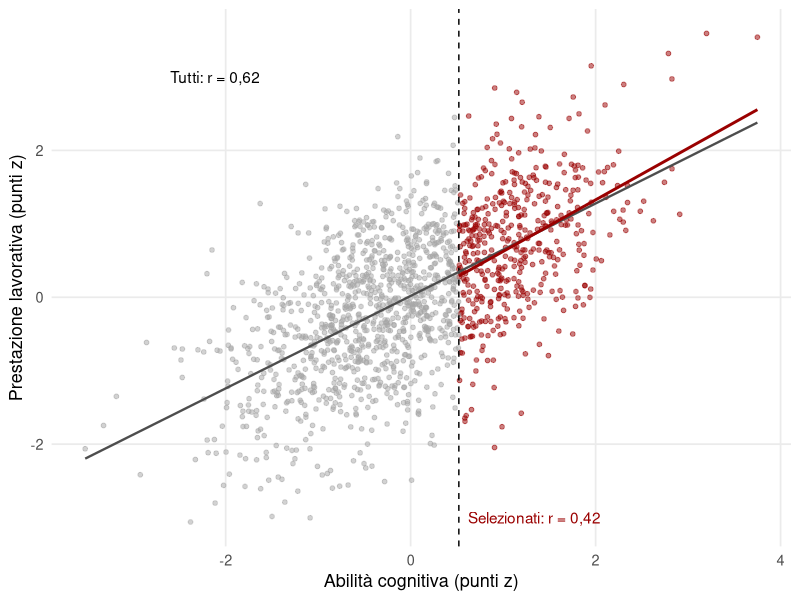

Reproduce this figure in R.
## ---- chunk 1
#| label: setup
library(ggplot2)
rosso = "#9A0000"
virgola = function(x, d = 2) formatC(x, format = "f", digits = d, decimal.mark = ",")
tema = theme_minimal(base_size = 13) +
  theme(panel.grid.minor = element_blank())
## ---- chunk 2
#| label: fig-range
#| fig-cap: "Restrizione del range in dati simulati. Nella popolazione completa la correlazione fra abilità e prestazione è circa 0,6; fra le sole persone selezionate, il 30% con l'abilità più alta, scende a circa 0,4."
#| fig-alt: "Diagramma di dispersione con una nuvola di punti grigi crescente. I punti a destra di una soglia verticale sono evidenziati in rosso e, presi da soli, mostrano una tendenza molto più debole."
#| fig-width: 7
#| fig-height: 4.2
set.seed(1998)
m = MASS::mvrnorm(1500, c(0, 0), matrix(c(1, .6, .6, 1), 2))
d = data.frame(abil = m[, 1], prest = m[, 2])
soglia = quantile(d$abil, .70)
d$sel = d$abil > soglia
r_tot = cor(d$abil, d$prest); r_sel = with(subset(d, sel), cor(abil, prest))
ggplot(d, aes(abil, prest)) +
  geom_point(aes(colour = sel), alpha = .5, size = 1.3) +
  geom_vline(xintercept = soglia, linetype = 2) +
  geom_smooth(method = "lm", se = FALSE, colour = "grey30", linewidth = .8) +
  geom_smooth(data = subset(d, sel), method = "lm", se = FALSE, colour = rosso, linewidth = 1) +
  scale_colour_manual(values = c("grey65", rosso), guide = "none") +
  annotate("text", x = -2.6, y = 3, hjust = 0, label = paste0("Tutti: r = ", virgola(r_tot))) +
  annotate("text", x = soglia + .1, y = -3, hjust = 0, colour = rosso, label = paste0("Selezionati: r = ", virgola(r_sel))) +
  labs(x = "Abilità cognitiva (punti z)", y = "Prestazione lavorativa (punti z)") +
  tema
